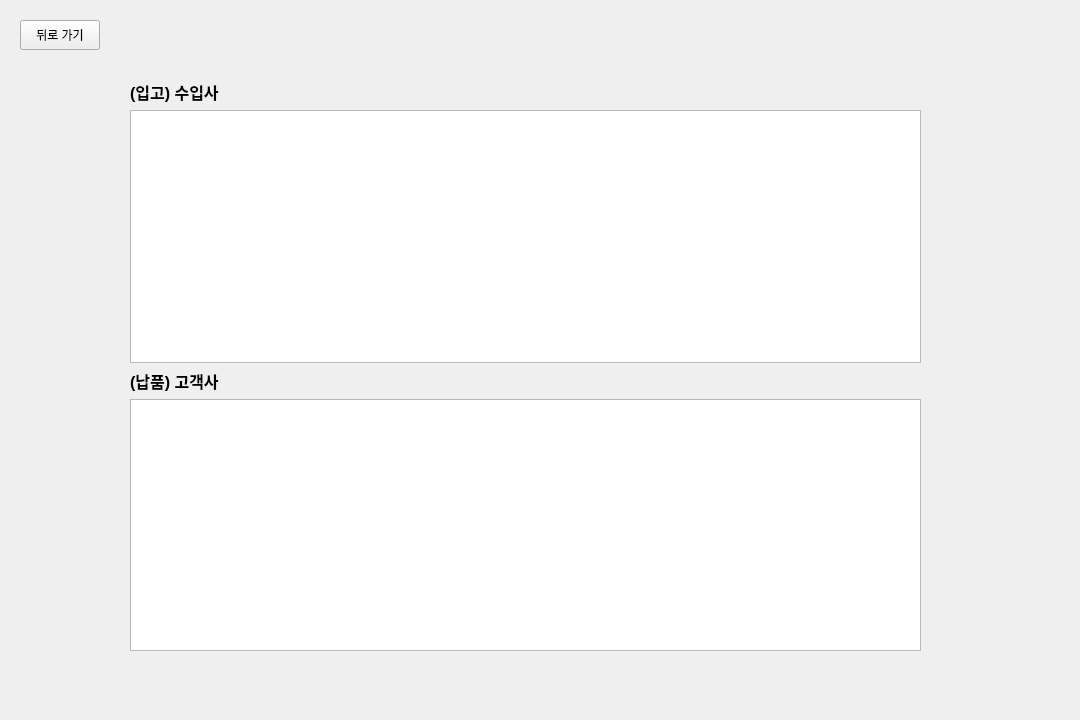
<?xml version="1.0" encoding="UTF-8"?>
<ui version="4.0">
 <class>PartnerManageWidget</class>
 <widget class="QWidget" name="PartnerManageWidget">
  <property name="geometry">
   <rect>
    <x>0</x>
    <y>0</y>
    <width>1080</width>
    <height>720</height>
   </rect>
  </property>
  <property name="windowTitle">
   <string>Form</string>
  </property>
  <widget class="QWidget" name="gridLayoutWidget">
   <property name="geometry">
    <rect>
     <x>130</x>
     <y>80</y>
     <width>791</width>
     <height>571</height>
    </rect>
   </property>
   <layout class="QGridLayout" name="gridLayout">
    <item row="0" column="0">
     <widget class="QLabel" name="Supplabel">
      <property name="font">
       <font>
        <pointsize>12</pointsize>
        <bold>true</bold>
       </font>
      </property>
      <property name="text">
       <string>(입고) 수입사</string>
      </property>
     </widget>
    </item>
    <item row="2" column="0">
     <widget class="QLabel" name="Custlabel">
      <property name="font">
       <font>
        <pointsize>12</pointsize>
        <bold>true</bold>
       </font>
      </property>
      <property name="text">
       <string>(납품) 고객사</string>
      </property>
     </widget>
    </item>
    <item row="1" column="0">
     <widget class="QTableWidget" name="tableSuppCompany">
      <property name="editTriggers">
       <set>QAbstractItemView::EditTrigger::NoEditTriggers</set>
      </property>
      <property name="selectionMode">
       <enum>QAbstractItemView::SelectionMode::SingleSelection</enum>
      </property>
      <property name="selectionBehavior">
       <enum>QAbstractItemView::SelectionBehavior::SelectRows</enum>
      </property>
     </widget>
    </item>
    <item row="3" column="0">
     <widget class="QTableWidget" name="tableCustCompany">
      <property name="editTriggers">
       <set>QAbstractItemView::EditTrigger::NoEditTriggers</set>
      </property>
      <property name="selectionMode">
       <enum>QAbstractItemView::SelectionMode::SingleSelection</enum>
      </property>
      <property name="selectionBehavior">
       <enum>QAbstractItemView::SelectionBehavior::SelectRows</enum>
      </property>
     </widget>
    </item>
   </layout>
  </widget>
  <widget class="QPushButton" name="Back_btn">
   <property name="geometry">
    <rect>
     <x>20</x>
     <y>20</y>
     <width>80</width>
     <height>30</height>
    </rect>
   </property>
   <property name="text">
    <string>뒤로 가기</string>
   </property>
  </widget>
 </widget>
 <resources/>
 <connections/>
</ui>
